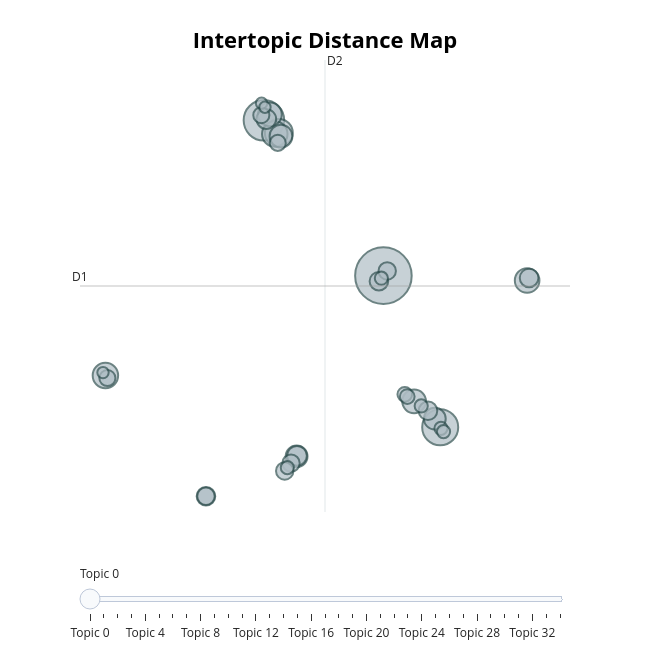

The notebook cell this image was saved under:
### Code cell
q2_topic_model.visualize_topics()

### Figure 1 — Plotly figure (JSON) as saved in the notebook; plotly's stock layout.template omitted (floating-point values rounded to 4 significant figures)
{"data": [{"customdata": [[0, "graphs | different | graph | read | 3d", 74], [1, "different | learned | objects | perception | understand did", 38], [2, "graphs | read | people | read graphs | graphs determine", 30], [3, "heights | height | different heights | set | test", 18], [4, "blocks | block | perspective | height blocks | design", 15], [5, "bars | triangle | bar | column | bar taller", 15], [6, "charts | bar charts | 3d printed | 3d | printed", 14], [7, "students | ability | picked | gain | college", 13], [8, "hypothesis | research question | test hypothesis | study | variables", 13], [9, "size | age gender | gender | perception size | perceptions", 12], [10, "humans | type | investigate | investigate different | graph", 11], [11, "dimensional | dimensional examples | dimensional object | 3d models | models", 11], [12, "data | classes connects | classes | collected | collecting random", 9], [13, "visual | perception | compare size | size | relative sizes", 9], [14, "image | ratio | perspective | based | determine", 8], [15, "graphics | statistical graphics | statistical | charts | scientific", 8], [16, "3d | printed | charts | digital 3d | 3d printed", 8], [17, "group | group people | proportions | population | test", 8], [18, "3d easier | 2d vs | vs | 2d | vs 3d", 7], [19, "analyze | 3d graphics | code | convey data | perception 3d", 7], [20, "heat | heat maps | map | maps | interpret", 7], [21, "interpret 3d | 3d graphs | 2d | graph 2d | graphs easier", 7], [22, "judge | sizes | people judge | estimate | bigger 100", 6], [23, "bars | size difference | difference | size | allowed", 6], [24, "images | printed | 3d images | correct images | accurately portrayed", 6], [25, "answer genuinely | catch | catch repetition | genuinely idea | genuinely", 5], [26, "certain people | attention evaluate | gauges | gauges differences | differently ability", 5], [27, "bar graph | based online | estimate using | determine good | correctly guess", 4], [28, "3d graphs | correctly read | read digital | people correctly | environment", 4], [29, "looking | difference charts | charts looking | notice | looking determine", 4], [30, "different charts | percentages relation | charts different | taking statistics | different percentages", 4], [31, "statistical | understand statistical | demographics people | concepts writing | hypothesis probability", 4], [32, "model | better identify | examine people | identify proportions | solve", 3], [33, "3d colors | compared pictures | colors make | bars comparisons | difference determine", 3], [34, "shapes | different shapes | dyslexia figure | 3d look | dyslexia", 3]], "hovertemplate": "<b>Topic %{customdata[0]}</b><br>%{customdata[1]}<br>Size: %{customdata[2]}", "legendgroup": "", "marker": {"color": "#B0BEC5", "line": {"color": "DarkSlateGrey", "width": 2}, "size": [74, 38, 30, 18, 15, 15, 14, 13, 13, 12, 11, 11, 9, 9, 8, 8, 8, 8, 7, 7, 7, 7, 6, 6, 6, 5, 5, 4, 4, 4, 4, 4, 3, 3, 3], "sizemode": "area", "sizeref": 0.04625, "symbol": "circle"}, "mode": "markers", "name": "", "orientation": "v", "showlegend": false, "type": "scatter", "x": [7.827, 0.4693, 11.32, 1.387, 1.138, -9.293, 16.68, 9.719, 0.8368, 1.52, 10.99, 2.482, 0.6158, 2.505, -3.1, 10.57, 16.8, 7.55, -3.1, 2.138, 8.062, 1.749, 1.321, -9.171, 0.3085, 9.145, 9.296, 7.702, 1.912, 11.37, 11.53, 10.16, 0.324, -9.441, 0.5326], "xaxis": "x", "y": [5.71, 13.38, -1.784, 12.76, 12.7, 0.7721, 5.474, -0.5009, 13.68, 12.6, -1.357, -3.216, 13.45, -3.194, -5.19, -0.9664, 5.594, 5.433, -5.19, -3.554, 5.942, -3.94, 12.27, 0.6507, 13.64, -0.1526, -0.2673, 5.585, -3.778, -1.835, -1.995, -0.7282, 14.23, 0.9209, 14.03], "yaxis": "y"}], "layout": {"annotations": [{"showarrow": false, "text": "D1", "x": -10.86, "y": 5.198, "yshift": 10}, {"showarrow": false, "text": "D2", "x": 4.23, "xshift": 10, "y": 16.36}], "height": 650, "hoverlabel": {"bgcolor": "white", "font": {"family": "Rockwell", "size": 16}}, "legend": {"itemsizing": "constant", "tracegroupgap": 0}, "margin": {"t": 60}, "shapes": [{"line": {"color": "#CFD8DC", "width": 2}, "type": "line", "x0": 4.23, "x1": 4.23, "y0": -5.968, "y1": 16.36}, {"line": {"color": "#9E9E9E", "width": 2}, "type": "line", "x0": -10.86, "x1": 19.32, "y0": 5.198, "y1": 5.198}], "sliders": [{"active": 0, "pad": {"t": 50}, "steps": [{"args": [{"marker.color": [["red", "#B0BEC5", "#B0BEC5", "#B0BEC5", "#B0BEC5", "#B0BEC5", "#B0BEC5", "#B0BEC5", "#B0BEC5", "#B0BEC5", "#B0BEC5", "#B0BEC5", "#B0BEC5", "#B0BEC5", "#B0BEC5", "#B0BEC5", "#B0BEC5", "#B0BEC5", "#B0BEC5", "#B0BEC5", "#B0BEC5", "#B0BEC5", "#B0BEC5", "#B0BEC5", "#B0BEC5", "#B0BEC5", "#B0BEC5", "#B0BEC5", "#B0BEC5", "#B0BEC5", "#B0BEC5", "#B0BEC5", "#B0BEC5", "#B0BEC5", "#B0BEC5"]]}], "label": "Topic 0", "method": "update"}, {"args": [{"marker.color": [["#B0BEC5", "red", "#B0BEC5", "#B0BEC5", "#B0BEC5", "#B0BEC5", "#B0BEC5", "#B0BEC5", "#B0BEC5", "#B0BEC5", "#B0BEC5", "#B0BEC5", "#B0BEC5", "#B0BEC5", "#B0BEC5", "#B0BEC5", "#B0BEC5", "#B0BEC5", "#B0BEC5", "#B0BEC5", "#B0BEC5", "#B0BEC5", "#B0BEC5", "#B0BEC5", "#B0BEC5", "#B0BEC5", "#B0BEC5", "#B0BEC5", "#B0BEC5", "#B0BEC5", "#B0BEC5", "#B0BEC5", "#B0BEC5", "#B0BEC5", "#B0BEC5"]]}], "label": "Topic 1", "method": "update"}, {"args": [{"marker.color": [["#B0BEC5", "#B0BEC5", "red", "#B0BEC5", "#B0BEC5", "#B0BEC5", "#B0BEC5", "#B0BEC5", "#B0BEC5", "#B0BEC5", "#B0BEC5", "#B0BEC5", "#B0BEC5", "#B0BEC5", "#B0BEC5", "#B0BEC5", "#B0BEC5", "#B0BEC5", "#B0BEC5", "#B0BEC5", "#B0BEC5", "#B0BEC5", "#B0BEC5", "#B0BEC5", "#B0BEC5", "#B0BEC5", "#B0BEC5", "#B0BEC5", "#B0BEC5", "#B0BEC5", "#B0BEC5", "#B0BEC5", "#B0BEC5", "#B0BEC5", "#B0BEC5"]]}], "label": "Topic 2", "method": "update"}, {"args": [{"marker.color": [["#B0BEC5", "#B0BEC5", "#B0BEC5", "red", "#B0BEC5", "#B0BEC5", "#B0BEC5", "#B0BEC5", "#B0BEC5", "#B0BEC5", "#B0BEC5", "#B0BEC5", "#B0BEC5", "#B0BEC5", "#B0BEC5", "#B0BEC5", "#B0BEC5", "#B0BEC5", "#B0BEC5", "#B0BEC5", "#B0BEC5", "#B0BEC5", "#B0BEC5", "#B0BEC5", "#B0BEC5", "#B0BEC5", "#B0BEC5", "#B0BEC5", "#B0BEC5", "#B0BEC5", "#B0BEC5", "#B0BEC5", "#B0BEC5", "#B0BEC5", "#B0BEC5"]]}], "label": "Topic 3", "method": "update"}, {"args": [{"marker.color": [["#B0BEC5", "#B0BEC5", "#B0BEC5", "#B0BEC5", "red", "#B0BEC5", "#B0BEC5", "#B0BEC5", "#B0BEC5", "#B0BEC5", "#B0BEC5", "#B0BEC5", "#B0BEC5", "#B0BEC5", "#B0BEC5", "#B0BEC5", "#B0BEC5", "#B0BEC5", "#B0BEC5", "#B0BEC5", "#B0BEC5", "#B0BEC5", "#B0BEC5", "#B0BEC5", "#B0BEC5", "#B0BEC5", "#B0BEC5", "#B0BEC5", "#B0BEC5", "#B0BEC5", "#B0BEC5", "#B0BEC5", "#B0BEC5", "#B0BEC5", "#B0BEC5"]]}], "label": "Topic 4", "method": "update"}, {"args": [{"marker.color": [["#B0BEC5", "#B0BEC5", "#B0BEC5", "#B0BEC5", "#B0BEC5", "red", "#B0BEC5", "#B0BEC5", "#B0BEC5", "#B0BEC5", "#B0BEC5", "#B0BEC5", "#B0BEC5", "#B0BEC5", "#B0BEC5", "#B0BEC5", "#B0BEC5", "#B0BEC5", "#B0BEC5", "#B0BEC5", "#B0BEC5", "#B0BEC5", "#B0BEC5", "#B0BEC5", "#B0BEC5", "#B0BEC5", "#B0BEC5", "#B0BEC5", "#B0BEC5", "#B0BEC5", "#B0BEC5", "#B0BEC5", "#B0BEC5", "#B0BEC5", "#B0BEC5"]]}], "label": "Topic 5", "method": "update"}, {"args": [{"marker.color": [["#B0BEC5", "#B0BEC5", "#B0BEC5", "#B0BEC5", "#B0BEC5", "#B0BEC5", "red", "#B0BEC5", "#B0BEC5", "#B0BEC5", "#B0BEC5", "#B0BEC5", "#B0BEC5", "#B0BEC5", "#B0BEC5", "#B0BEC5", "#B0BEC5", "#B0BEC5", "#B0BEC5", "#B0BEC5", "#B0BEC5", "#B0BEC5", "#B0BEC5", "#B0BEC5", "#B0BEC5", "#B0BEC5", "#B0BEC5", "#B0BEC5", "#B0BEC5", "#B0BEC5", "#B0BEC5", "#B0BEC5", "#B0BEC5", "#B0BEC5", "#B0BEC5"]]}], "label": "Topic 6", "method": "update"}, {"args": [{"marker.color": [["#B0BEC5", "#B0BEC5", "#B0BEC5", "#B0BEC5", "#B0BEC5", "#B0BEC5", "#B0BEC5", "red", "#B0BEC5", "#B0BEC5", "#B0BEC5", "#B0BEC5", "#B0BEC5", "#B0BEC5", "#B0BEC5", "#B0BEC5", "#B0BEC5", "#B0BEC5", "#B0BEC5", "#B0BEC5", "#B0BEC5", "#B0BEC5", "#B0BEC5", "#B0BEC5", "#B0BEC5", "#B0BEC5", "#B0BEC5", "#B0BEC5", "#B0BEC5", "#B0BEC5", "#B0BEC5", "#B0BEC5", "#B0BEC5", "#B0BEC5", "#B0BEC5"]]}], "label": "Topic 7", "method": "update"}, {"args": [{"marker.color": [["#B0BEC5", "#B0BEC5", "#B0BEC5", "#B0BEC5", "#B0BEC5", "#B0BEC5", "#B0BEC5", "#B0BEC5", "red", "#B0BEC5", "#B0BEC5", "#B0BEC5", "#B0BEC5", "#B0BEC5", "#B0BEC5", "#B0BEC5", "#B0BEC5", "#B0BEC5", "#B0BEC5", "#B0BEC5", "#B0BEC5", "#B0BEC5", "#B0BEC5", "#B0BEC5", "#B0BEC5", "#B0BEC5", "#B0BEC5", "#B0BEC5", "#B0BEC5", "#B0BEC5", "#B0BEC5", "#B0BEC5", "#B0BEC5", "#B0BEC5", "#B0BEC5"]]}], "label": "Topic 8", "method": "update"}, {"args": [{"marker.color": [["#B0BEC5", "#B0BEC5", "#B0BEC5", "#B0BEC5", "#B0BEC5", "#B0BEC5", "#B0BEC5", "#B0BEC5", "#B0BEC5", "red", "#B0BEC5", "#B0BEC5", "#B0BEC5", "#B0BEC5", "#B0BEC5", "#B0BEC5", "#B0BEC5", "#B0BEC5", "#B0BEC5", "#B0BEC5", "#B0BEC5", "#B0BEC5", "#B0BEC5", "#B0BEC5", "#B0BEC5", "#B0BEC5", "#B0BEC5", "#B0BEC5", "#B0BEC5", "#B0BEC5", "#B0BEC5", "#B0BEC5", "#B0BEC5", "#B0BEC5", "#B0BEC5"]]}], "label": "Topic 9", "method": "update"}, {"args": [{"marker.color": [["#B0BEC5", "#B0BEC5", "#B0BEC5", "#B0BEC5", "#B0BEC5", "#B0BEC5", "#B0BEC5", "#B0BEC5", "#B0BEC5", "#B0BEC5", "red", "#B0BEC5", "#B0BEC5", "#B0BEC5", "#B0BEC5", "#B0BEC5", "#B0BEC5", "#B0BEC5", "#B0BEC5", "#B0BEC5", "#B0BEC5", "#B0BEC5", "#B0BEC5", "#B0BEC5", "#B0BEC5", "#B0BEC5", "#B0BEC5", "#B0BEC5", "#B0BEC5", "#B0BEC5", "#B0BEC5", "#B0BEC5", "#B0BEC5", "#B0BEC5", "#B0BEC5"]]}], "label": "Topic 10", "method": "update"}, {"args": [{"marker.color": [["#B0BEC5", "#B0BEC5", "#B0BEC5", "#B0BEC5", "#B0BEC5", "#B0BEC5", "#B0BEC5", "#B0BEC5", "#B0BEC5", "#B0BEC5", "#B0BEC5", "red", "#B0BEC5", "#B0BEC5", "#B0BEC5", "#B0BEC5", "#B0BEC5", "#B0BEC5", "#B0BEC5", "#B0BEC5", "#B0BEC5", "#B0BEC5", "#B0BEC5", "#B0BEC5", "#B0BEC5", "#B0BEC5", "#B0BEC5", "#B0BEC5", "#B0BEC5", "#B0BEC5", "#B0BEC5", "#B0BEC5", "#B0BEC5", "#B0BEC5", "#B0BEC5"]]}], "label": "Topic 11", "method": "update"}, {"args": [{"marker.color": [["#B0BEC5", "#B0BEC5", "#B0BEC5", "#B0BEC5", "#B0BEC5", "#B0BEC5", "#B0BEC5", "#B0BEC5", "#B0BEC5", "#B0BEC5", "#B0BEC5", "#B0BEC5", "red", "#B0BEC5", "#B0BEC5", "#B0BEC5", "#B0BEC5", "#B0BEC5", "#B0BEC5", "#B0BEC5", "#B0BEC5", "#B0BEC5", "#B0BEC5", "#B0BEC5", "#B0BEC5", "#B0BEC5", "#B0BEC5", "#B0BEC5", "#B0BEC5", "#B0BEC5", "#B0BEC5", "#B0BEC5", "#B0BEC5", "#B0BEC5", "#B0BEC5"]]}], "label": "Topic 12", "method": "update"}, {"args": [{"marker.color": [["#B0BEC5", "#B0BEC5", "#B0BEC5", "#B0BEC5", "#B0BEC5", "#B0BEC5", "#B0BEC5", "#B0BEC5", "#B0BEC5", "#B0BEC5", "#B0BEC5", "#B0BEC5", "#B0BEC5", "red", "#B0BEC5", "#B0BEC5", "#B0BEC5", "#B0BEC5", "#B0BEC5", "#B0BEC5", "#B0BEC5", "#B0BEC5", "#B0BEC5", "#B0BEC5", "#B0BEC5", "#B0BEC5", "#B0BEC5", "#B0BEC5", "#B0BEC5", "#B0BEC5", "#B0BEC5", "#B0BEC5", "#B0BEC5", "#B0BEC5", "#B0BEC5"]]}], "label": "Topic 13", "method": "update"}, {"args": [{"marker.color": [["#B0BEC5", "#B0BEC5", "#B0BEC5", "#B0BEC5", "#B0BEC5", "#B0BEC5", "#B0BEC5", "#B0BEC5", "#B0BEC5", "#B0BEC5", "#B0BEC5", "#B0BEC5", "#B0BEC5", "#B0BEC5", "red", "#B0BEC5", "#B0BEC5", "#B0BEC5", "#B0BEC5", "#B0BEC5", "#B0BEC5", "#B0BEC5", "#B0BEC5", "#B0BEC5", "#B0BEC5", "#B0BEC5", "#B0BEC5", "#B0BEC5", "#B0BEC5", "#B0BEC5", "#B0BEC5", "#B0BEC5", "#B0BEC5", "#B0BEC5", "#B0BEC5"]]}], "label": "Topic 14", "method": "update"}, {"args": [{"marker.color": [["#B0BEC5", "#B0BEC5", "#B0BEC5", "#B0BEC5", "#B0BEC5", "#B0BEC5", "#B0BEC5", "#B0BEC5", "#B0BEC5", "#B0BEC5", "#B0BEC5", "#B0BEC5", "#B0BEC5", "#B0BEC5", "#B0BEC5", "red", "#B0BEC5", "#B0BEC5", "#B0BEC5", "#B0BEC5", "#B0BEC5", "#B0BEC5", "#B0BEC5", "#B0BEC5", "#B0BEC5", "#B0BEC5", "#B0BEC5", "#B0BEC5", "#B0BEC5", "#B0BEC5", "#B0BEC5", "#B0BEC5", "#B0BEC5", "#B0BEC5", "#B0BEC5"]]}], "label": "Topic 15", "method": "update"}, {"args": [{"marker.color": [["#B0BEC5", "#B0BEC5", "#B0BEC5", "#B0BEC5", "#B0BEC5", "#B0BEC5", "#B0BEC5", "#B0BEC5", "#B0BEC5", "#B0BEC5", "#B0BEC5", "#B0BEC5", "#B0BEC5", "#B0BEC5", "#B0BEC5", "#B0BEC5", "red", "#B0BEC5", "#B0BEC5", "#B0BEC5", "#B0BEC5", "#B0BEC5", "#B0BEC5", "#B0BEC5", "#B0BEC5", "#B0BEC5", "#B0BEC5", "#B0BEC5", "#B0BEC5", "#B0BEC5", "#B0BEC5", "#B0BEC5", "#B0BEC5", "#B0BEC5", "#B0BEC5"]]}], "label": "Topic 16", "method": "update"}, {"args": [{"marker.color": [["#B0BEC5", "#B0BEC5", "#B0BEC5", "#B0BEC5", "#B0BEC5", "#B0BEC5", "#B0BEC5", "#B0BEC5", "#B0BEC5", "#B0BEC5", "#B0BEC5", "#B0BEC5", "#B0BEC5", "#B0BEC5", "#B0BEC5", "#B0BEC5", "#B0BEC5", "red", "#B0BEC5", "#B0BEC5", "#B0BEC5", "#B0BEC5", "#B0BEC5", "#B0BEC5", "#B0BEC5", "#B0BEC5", "#B0BEC5", "#B0BEC5", "#B0BEC5", "#B0BEC5", "#B0BEC5", "#B0BEC5", "#B0BEC5", "#B0BEC5", "#B0BEC5"]]}], "label": "Topic 17", "method": "update"}, {"args": [{"marker.color": [["#B0BEC5", "#B0BEC5", "#B0BEC5", "#B0BEC5", "#B0BEC5", "#B0BEC5", "#B0BEC5", "#B0BEC5", "#B0BEC5", "#B0BEC5", "#B0BEC5", "#B0BEC5", "#B0BEC5", "#B0BEC5", "#B0BEC5", "#B0BEC5", "#B0BEC5", "#B0BEC5", "red", "#B0BEC5", "#B0BEC5", "#B0BEC5", "#B0BEC5", "#B0BEC5", "#B0BEC5", "#B0BEC5", "#B0BEC5", "#B0BEC5", "#B0BEC5", "#B0BEC5", "#B0BEC5", "#B0BEC5", "#B0BEC5", "#B0BEC5", "#B0BEC5"]]}], "label": "Topic 18", "method": "update"}, {"args": [{"marker.color": [["#B0BEC5", "#B0BEC5", "#B0BEC5", "#B0BEC5", "#B0BEC5", "#B0BEC5", "#B0BEC5", "#B0BEC5", "#B0BEC5", "#B0BEC5", "#B0BEC5", "#B0BEC5", "#B0BEC5", "#B0BEC5", "#B0BEC5", "#B0BEC5", "#B0BEC5", "#B0BEC5", "#B0BEC5", "red", "#B0BEC5", "#B0BEC5", "#B0BEC5", "#B0BEC5", "#B0BEC5", "#B0BEC5", "#B0BEC5", "#B0BEC5", "#B0BEC5", "#B0BEC5", "#B0BEC5", "#B0BEC5", "#B0BEC5", "#B0BEC5", "#B0BEC5"]]}], "label": "Topic 19", "method": "update"}, {"args": [{"marker.color": [["#B0BEC5", "#B0BEC5", "#B0BEC5", "#B0BEC5", "#B0BEC5", "#B0BEC5", "#B0BEC5", "#B0BEC5", "#B0BEC5", "#B0BEC5", "#B0BEC5", "#B0BEC5", "#B0BEC5", "#B0BEC5", "#B0BEC5", "#B0BEC5", "#B0BEC5", "#B0BEC5", "#B0BEC5", "#B0BEC5", "red", "#B0BEC5", "#B0BEC5", "#B0BEC5", "#B0BEC5", "#B0BEC5", "#B0BEC5", "#B0BEC5", "#B0BEC5", "#B0BEC5", "#B0BEC5", "#B0BEC5", "#B0BEC5", "#B0BEC5", "#B0BEC5"]]}], "label": "Topic 20", "method": "update"}, {"args": [{"marker.color": [["#B0BEC5", "#B0BEC5", "#B0BEC5", "#B0BEC5", "#B0BEC5", "#B0BEC5", "#B0BEC5", "#B0BEC5", "#B0BEC5", "#B0BEC5", "#B0BEC5", "#B0BEC5", "#B0BEC5", "#B0BEC5", "#B0BEC5", "#B0BEC5", "#B0BEC5", "#B0BEC5", "#B0BEC5", "#B0BEC5", "#B0BEC5", "red", "#B0BEC5", "#B0BEC5", "#B0BEC5", "#B0BEC5", "#B0BEC5", "#B0BEC5", "#B0BEC5", "#B0BEC5", "#B0BEC5", "#B0BEC5", "#B0BEC5", "#B0BEC5", "#B0BEC5"]]}], "label": "Topic 21", "method": "update"}, {"args": [{"marker.color": [["#B0BEC5", "#B0BEC5", "#B0BEC5", "#B0BEC5", "#B0BEC5", "#B0BEC5", "#B0BEC5", "#B0BEC5", "#B0BEC5", "#B0BEC5", "#B0BEC5", "#B0BEC5", "#B0BEC5", "#B0BEC5", "#B0BEC5", "#B0BEC5", "#B0BEC5", "#B0BEC5", "#B0BEC5", "#B0BEC5", "#B0BEC5", "#B0BEC5", "red", "#B0BEC5", "#B0BEC5", "#B0BEC5", "#B0BEC5", "#B0BEC5", "#B0BEC5", "#B0BEC5", "#B0BEC5", "#B0BEC5", "#B0BEC5", "#B0BEC5", "#B0BEC5"]]}], "label": "Topic 22", "method": "update"}, {"args": [{"marker.color": [["#B0BEC5", "#B0BEC5", "#B0BEC5", "#B0BEC5", "#B0BEC5", "#B0BEC5", "#B0BEC5", "#B0BEC5", "#B0BEC5", "#B0BEC5", "#B0BEC5", "#B0BEC5", "#B0BEC5", "#B0BEC5", "#B0BEC5", "#B0BEC5", "#B0BEC5", "#B0BEC5", "#B0BEC5", "#B0BEC5", "#B0BEC5", "#B0BEC5", "#B0BEC5", "red", "#B0BEC5", "#B0BEC5", "#B0BEC5", "#B0BEC5", "#B0BEC5", "#B0BEC5", "#B0BEC5", "#B0BEC5", "#B0BEC5", "#B0BEC5", "#B0BEC5"]]}], "label": "Topic 23", "method": "update"}, {"args": [{"marker.color": [["#B0BEC5", "#B0BEC5", "#B0BEC5", "#B0BEC5", "#B0BEC5", "#B0BEC5", "#B0BEC5", "#B0BEC5", "#B0BEC5", "#B0BEC5", "#B0BEC5", "#B0BEC5", "#B0BEC5", "#B0BEC5", "#B0BEC5", "#B0BEC5", "#B0BEC5", "#B0BEC5", "#B0BEC5", "#B0BEC5", "#B0BEC5", "#B0BEC5", "#B0BEC5", "#B0BEC5", "red", "#B0BEC5", "#B0BEC5", "#B0BEC5", "#B0BEC5", "#B0BEC5", "#B0BEC5", "#B0BEC5", "#B0BEC5", "#B0BEC5", "#B0BEC5"]]}], "label": "Topic 24", "method": "update"}, {"args": [{"marker.color": [["#B0BEC5", "#B0BEC5", "#B0BEC5", "#B0BEC5", "#B0BEC5", "#B0BEC5", "#B0BEC5", "#B0BEC5", "#B0BEC5", "#B0BEC5", "#B0BEC5", "#B0BEC5", "#B0BEC5", "#B0BEC5", "#B0BEC5", "#B0BEC5", "#B0BEC5", "#B0BEC5", "#B0BEC5", "#B0BEC5", "#B0BEC5", "#B0BEC5", "#B0BEC5", "#B0BEC5", "#B0BEC5", "red", "#B0BEC5", "#B0BEC5", "#B0BEC5", "#B0BEC5", "#B0BEC5", "#B0BEC5", "#B0BEC5", "#B0BEC5", "#B0BEC5"]]}], "label": "Topic 25", "method": "update"}, {"args": [{"marker.color": [["#B0BEC5", "#B0BEC5", "#B0BEC5", "#B0BEC5", "#B0BEC5", "#B0BEC5", "#B0BEC5", "#B0BEC5", "#B0BEC5", "#B0BEC5", "#B0BEC5", "#B0BEC5", "#B0BEC5", "#B0BEC5", "#B0BEC5", "#B0BEC5", "#B0BEC5", "#B0BEC5", "#B0BEC5", "#B0BEC5", "#B0BEC5", "#B0BEC5", "#B0BEC5", "#B0BEC5", "#B0BEC5", "#B0BEC5", "red", "#B0BEC5", "#B0BEC5", "#B0BEC5", "#B0BEC5", "#B0BEC5", "#B0BEC5", "#B0BEC5", "#B0BEC5"]]}], "label": "Topic 26", "method": "update"}, {"args": [{"marker.color": [["#B0BEC5", "#B0BEC5", "#B0BEC5", "#B0BEC5", "#B0BEC5", "#B0BEC5", "#B0BEC5", "#B0BEC5", "#B0BEC5", "#B0BEC5", "#B0BEC5", "#B0BEC5", "#B0BEC5", "#B0BEC5", "#B0BEC5", "#B0BEC5", "#B0BEC5", "#B0BEC5", "#B0BEC5", "#B0BEC5", "#B0BEC5", "#B0BEC5", "#B0BEC5", "#B0BEC5", "#B0BEC5", "#B0BEC5", "#B0BEC5", "red", "#B0BEC5", "#B0BEC5", "#B0BEC5", "#B0BEC5", "#B0BEC5", "#B0BEC5", "#B0BEC5"]]}], "label": "Topic 27", "method": "update"}, {"args": [{"marker.color": [["#B0BEC5", "#B0BEC5", "#B0BEC5", "#B0BEC5", "#B0BEC5", "#B0BEC5", "#B0BEC5", "#B0BEC5", "#B0BEC5", "#B0BEC5", "#B0BEC5", "#B0BEC5", "#B0BEC5", "#B0BEC5", "#B0BEC5", "#B0BEC5", "#B0BEC5", "#B0BEC5", "#B0BEC5", "#B0BEC5", "#B0BEC5", "#B0BEC5", "#B0BEC5", "#B0BEC5", "#B0BEC5", "#B0BEC5", "#B0BEC5", "#B0BEC5", "red", "#B0BEC5", "#B0BEC5", "#B0BEC5", "#B0BEC5", "#B0BEC5", "#B0BEC5"]]}], "label": "Topic 28", "method": "update"}, {"args": [{"marker.color": [["#B0BEC5", "#B0BEC5", "#B0BEC5", "#B0BEC5", "#B0BEC5", "#B0BEC5", "#B0BEC5", "#B0BEC5", "#B0BEC5", "#B0BEC5", "#B0BEC5", "#B0BEC5", "#B0BEC5", "#B0BEC5", "#B0BEC5", "#B0BEC5", "#B0BEC5", "#B0BEC5", "#B0BEC5", "#B0BEC5", "#B0BEC5", "#B0BEC5", "#B0BEC5", "#B0BEC5", "#B0BEC5", "#B0BEC5", "#B0BEC5", "#B0BEC5", "#B0BEC5", "red", "#B0BEC5", "#B0BEC5", "#B0BEC5", "#B0BEC5", "#B0BEC5"]]}], "label": "Topic 29", "method": "update"}, {"args": [{"marker.color": [["#B0BEC5", "#B0BEC5", "#B0BEC5", "#B0BEC5", "#B0BEC5", "#B0BEC5", "#B0BEC5", "#B0BEC5", "#B0BEC5", "#B0BEC5", "#B0BEC5", "#B0BEC5", "#B0BEC5", "#B0BEC5", "#B0BEC5", "#B0BEC5", "#B0BEC5", "#B0BEC5", "#B0BEC5", "#B0BEC5", "#B0BEC5", "#B0BEC5", "#B0BEC5", "#B0BEC5", "#B0BEC5", "#B0BEC5", "#B0BEC5", "#B0BEC5", "#B0BEC5", "#B0BEC5", "red", "#B0BEC5", "#B0BEC5", "#B0BEC5", "#B0BEC5"]]}], "label": "Topic 30", "method": "update"}, {"args": [{"marker.color": [["#B0BEC5", "#B0BEC5", "#B0BEC5", "#B0BEC5", "#B0BEC5", "#B0BEC5", "#B0BEC5", "#B0BEC5", "#B0BEC5", "#B0BEC5", "#B0BEC5", "#B0BEC5", "#B0BEC5", "#B0BEC5", "#B0BEC5", "#B0BEC5", "#B0BEC5", "#B0BEC5", "#B0BEC5", "#B0BEC5", "#B0BEC5", "#B0BEC5", "#B0BEC5", "#B0BEC5", "#B0BEC5", "#B0BEC5", "#B0BEC5", "#B0BEC5", "#B0BEC5", "#B0BEC5", "#B0BEC5", "red", "#B0BEC5", "#B0BEC5", "#B0BEC5"]]}], "label": "Topic 31", "method": "update"}, {"args": [{"marker.color": [["#B0BEC5", "#B0BEC5", "#B0BEC5", "#B0BEC5", "#B0BEC5", "#B0BEC5", "#B0BEC5", "#B0BEC5", "#B0BEC5", "#B0BEC5", "#B0BEC5", "#B0BEC5", "#B0BEC5", "#B0BEC5", "#B0BEC5", "#B0BEC5", "#B0BEC5", "#B0BEC5", "#B0BEC5", "#B0BEC5", "#B0BEC5", "#B0BEC5", "#B0BEC5", "#B0BEC5", "#B0BEC5", "#B0BEC5", "#B0BEC5", "#B0BEC5", "#B0BEC5", "#B0BEC5", "#B0BEC5", "#B0BEC5", "red", "#B0BEC5", "#B0BEC5"]]}], "label": "Topic 32", "method": "update"}, {"args": [{"marker.color": [["#B0BEC5", "#B0BEC5", "#B0BEC5", "#B0BEC5", "#B0BEC5", "#B0BEC5", "#B0BEC5", "#B0BEC5", "#B0BEC5", "#B0BEC5", "#B0BEC5", "#B0BEC5", "#B0BEC5", "#B0BEC5", "#B0BEC5", "#B0BEC5", "#B0BEC5", "#B0BEC5", "#B0BEC5", "#B0BEC5", "#B0BEC5", "#B0BEC5", "#B0BEC5", "#B0BEC5", "#B0BEC5", "#B0BEC5", "#B0BEC5", "#B0BEC5", "#B0BEC5", "#B0BEC5", "#B0BEC5", "#B0BEC5", "#B0BEC5", "red", "#B0BEC5"]]}], "label": "Topic 33", "method": "update"}, {"args": [{"marker.color": [["#B0BEC5", "#B0BEC5", "#B0BEC5", "#B0BEC5", "#B0BEC5", "#B0BEC5", "#B0BEC5", "#B0BEC5", "#B0BEC5", "#B0BEC5", "#B0BEC5", "#B0BEC5", "#B0BEC5", "#B0BEC5", "#B0BEC5", "#B0BEC5", "#B0BEC5", "#B0BEC5", "#B0BEC5", "#B0BEC5", "#B0BEC5", "#B0BEC5", "#B0BEC5", "#B0BEC5", "#B0BEC5", "#B0BEC5", "#B0BEC5", "#B0BEC5", "#B0BEC5", "#B0BEC5", "#B0BEC5", "#B0BEC5", "#B0BEC5", "#B0BEC5", "red"]]}], "label": "Topic 34", "method": "update"}]}], "title": {"font": {"color": "Black", "size": 22}, "text": "<b>Intertopic Distance Map</b>", "x": 0.5, "xanchor": "center", "y": 0.95, "yanchor": "top"}, "width": 650, "xaxis": {"anchor": "y", "domain": [0, 1], "range": [-10.86, 19.32], "title": {"text": ""}, "visible": false}, "yaxis": {"anchor": "x", "domain": [0, 1], "range": [-5.968, 16.36], "title": {"text": ""}, "visible": false}}}
